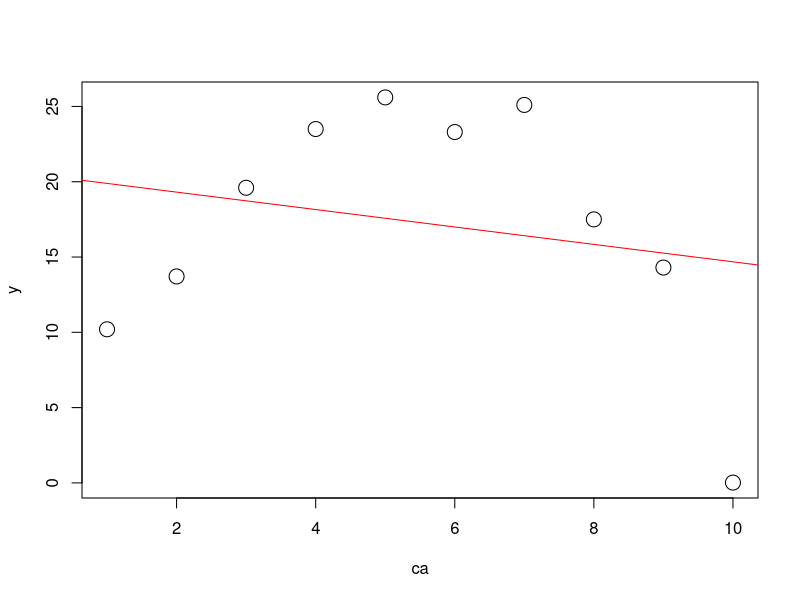
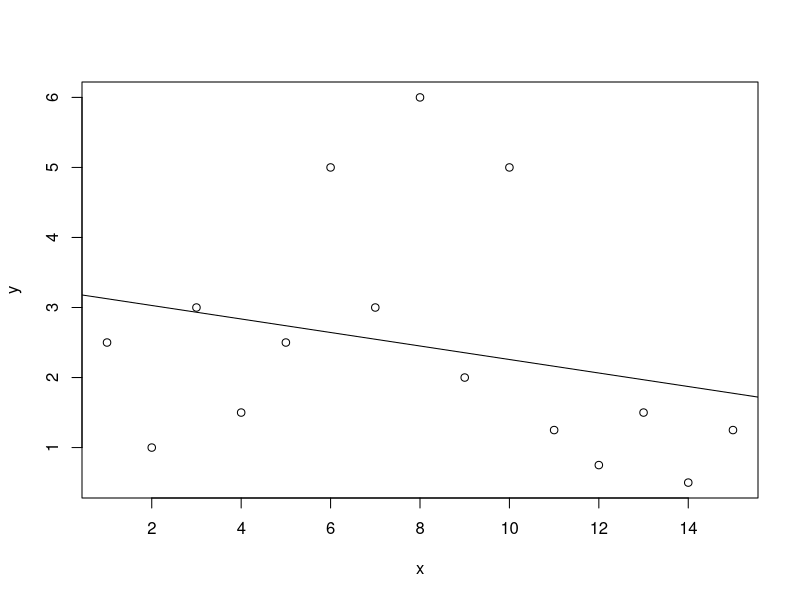

Write the R code that produced these figures, in order.
## ---- chunk 1
ca <- 1:10
 y <-c( 10.2, 13.71, 19.6, 23.5,25.6, 23.3,25.1,17.5,14.3,0.02)
lm(y~ca)
plot(ca,y,cex=2)
abline(20.466,-0.5787,col="red")
## ---- chunk 2
lm(y~ca+I(ca^2))

## ---- chunk 3
## 비선형 가변수 예제
y1<- c(2.5,1,3,1.5,2.5)
y2<- y1*2
y3 <- y1/2
y <- c(y1,rev(y2),rev(y3))
x <- 1:15
 
fx1 <- lm(y~x)
plot(x,y)
abline(fx1$coefficients)
 
fx2<- lm(y~I(x<=5)+I(x>5 & x<=10) + I(x>11))
fx2
## ---- chunk 4
## 매출액 자료
y <- c(231.21,337.28,336.81,300.44,283.91,255.61,285.49,338.52,
238.37,259.98,280.13,306.02,224.70,264.45,317.51,327.78)
 
x <- rep(c("봄","여름","가을","겨울"),times=4)
 
# 1. 가변수 직접만들기
# 여름
z1 <- rep(0,16)
z1[c(2,6,10,14)] <- 1
 
# 가을
z2 <- rep(0,16)
z2[c(3,7,11,15)] <- 1
 
# 겨울
z3 <- rep(0,16)
z3[c(4,8,12,16)] <- 1

cbind(z1,z2,z3) 

# 2. factor 이용
factor(x) #level안주면 ㄱ,ㄴ,ㄷ순으로 설정된다
fx <- factor(x,levels = c("봄","여름","가을","겨울"))
lm(y~fx)
 
lfx <- relevel(fx,"봄")
lm(y~fx)

dat<-data.frame(y, x, z1, z2, z3)
lfit<-lm(y~z1+z2+z3, data = dat)
summary(lfit) 
